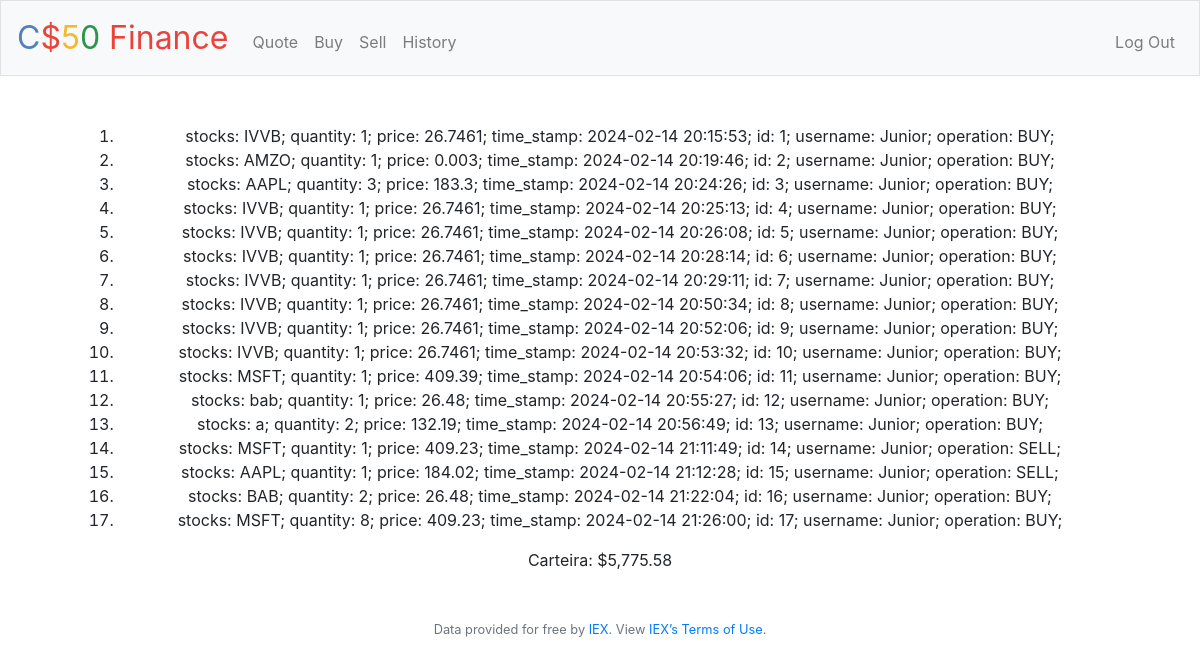
Screenshot of /history (signed in) with the database file from the repository.
### tables this page shows
CREATE TABLE 'transactions' ('stocks' TEXT NOT NULL, 'quantity' INTEGER NOT NULL, 'price' INTEGER NOT NULL, 'time_stamp'  DATETIME DEFAULT CURRENT_TIMESTAMP  , 'id'  INTEGER PRIMARY KEY  , 'username'  TEXT NOT NULL  ,'operation' TEXT);

CREATE TABLE users (id INTEGER, username TEXT NOT NULL, hash TEXT NOT NULL, cash NUMERIC NOT NULL DEFAULT 10000.00, PRIMARY KEY(id));

### application.py (the view)
@app.route("/history")
@login_required
def history():
    global username
    cash = db.execute("SELECT cash FROM users WHERE username = ?", username)
    carteira = cash[0]["cash"]
    transactions = db.execute("SELECT * FROM transactions WHERE username = ?", username)
    if not transactions:
        return(render_template("transactions.html", MESSAGE="You have no transactions yet", CARTEIRA=carteira))
    else:
        return(render_template("transactions.html", TRANSACTIONS=transactions, CARTEIRA=carteira))

### application.py (called while the page is built)
@app.after_request
def after_request(response):
    response.headers["Cache-Control"] = "no-cache, no-store, must-revalidate"
    response.headers["Expires"] = 0
    response.headers["Pragma"] = "no-cache"
    return response

### helpers.py (called while the page is built)
def login_required(f):
    @wraps(f)
    def decorated_function(*args, **kwargs):
        if session.get("user_id") is None:
            return redirect("/login")
        return f(*args, **kwargs)
    return decorated_function

def usd(value):
    return f"${value:,.2f}"

### templates/transactions.html (shortened to what this page needs)
{% extends "layout.html" %}
{% block main %}
    <div>
        <ol>
            {% for transaction in TRANSACTIONS %}
            <li>
                {% for key in transaction %}
                    {{key}}: {{transaction[key]}};
                {% endfor %}
            </li>
            {% endfor %}
        </ol>
    </div>
    <div>
        Carteira: {{CARTEIRA | usd}}
    </div>
{% endblock %}

### templates/layout.html (shortened to what this page needs)
<!DOCTYPE html>
<html lang="en">
    <head>
        <link rel="stylesheet" href="https://cdn.jsdelivr.net/npm/bootstrap@4.5.3/dist/css/bootstrap.min.css">
        <link href="/static/styles.css" rel="stylesheet">
    </head>
    <body>
        <nav class="navbar navbar-expand-md navbar-light bg-light border">
            <a class="navbar-brand" href="/"><span class="blue">C</span><span class="red">$</span><span class="yellow">5</span><span class="green">0</span> <span class="red">Finance</span></a>
            <div class="collapse navbar-collapse" id="navbar">
                {% if session.user_id %}
                    <ul class="navbar-nav mr-auto mt-2">
                        <li class="nav-item"><a class="nav-link" href="/quote">Quote</a></li>
                        <li class="nav-item"><a class="nav-link" href="/buy">Buy</a></li>
                        <li class="nav-item"><a class="nav-link" href="/sell">Sell</a></li>
                        <li class="nav-item"><a class="nav-link" href="/history">History</a></li>
                    </ul>
                    <ul class="navbar-nav ml-auto mt-2">
                        <li class="nav-item"><a class="nav-link" href="/logout">Log Out</a></li>
                    </ul>
                {% else %}
                    <ul class="navbar-nav ml-auto mt-2">
                        <li class="nav-item"><a class="nav-link" href="/register">Register</a></li>
                        <li class="nav-item"><a class="nav-link" href="/login">Log In</a></li>
                    </ul>
                {% endif %}
            </div>
        </nav>
        <main class="container p-5">
            {% block main %}{% endblock %}
        </main>
        <footer class="small text-center text-muted">
            Data provided for free by <a href="https://iextrading.com/developer">IEX</a>. View <a href="https://iextrading.com/api-exhibit-a/">IEX’s Terms of Use</a>.
        </footer>
    </body>
</html>

### static/styles.css (style rules this page uses)
nav .navbar-brand { font-size: xx-large; }
nav .navbar-brand .blue { color: #537fbe; }
nav .navbar-brand .red { color: #ea433b; }
nav .navbar-brand .yellow { color: #f5b82e; }
nav .navbar-brand .green { color: #2e944b; }
main { overflow-x: auto; text-align: center; }

### rows the page displays
transactions: transaction "stocks" "quantity" "price" "time_stamp" "id" "username" "operation"
transactions: transaction "stocks" "quantity" "price" "time_stamp" "id" "username" "operation"
transactions: transaction "stocks" "quantity" "price" "time_stamp" "id" "username" "operation"
transactions: transaction "stocks" "quantity" "price" "time_stamp" "id" "username" "operation"
transactions: transaction "stocks" "quantity" "price" "time_stamp" "id" "username" "operation"
transactions: transaction "stocks" "quantity" "price" "time_stamp" "id" "username" "operation"
transactions: transaction "stocks" "quantity" "price" "time_stamp" "id" "username" "operation"
transactions: transaction "stocks" "quantity" "price" "time_stamp" "id" "username" "operation"
transactions: transaction "stocks" "quantity" "price" "time_stamp" "id" "username" "operation"
transactions: transaction "stocks" "quantity" "price" "time_stamp" "id" "username" "operation"
transactions: transaction "stocks" "quantity" "price" "time_stamp" "id" "username" "operation"
transactions: transaction "stocks" "quantity" "price" "time_stamp" "id" "username" "operation"
transactions: transaction "stocks" "quantity" "price" "time_stamp" "id" "username" "operation"
transactions: transaction "stocks" "quantity" "price" "time_stamp" "id" "username" "operation"
transactions: transaction "stocks" "quantity" "price" "time_stamp" "id" "username" "operation"
transactions: transaction "stocks" "quantity" "price" "time_stamp" "id" "username" "operation"
transactions: transaction "stocks" "quantity" "price" "time_stamp" "id" "username" "operation"
users: cash "$5,775.58"
